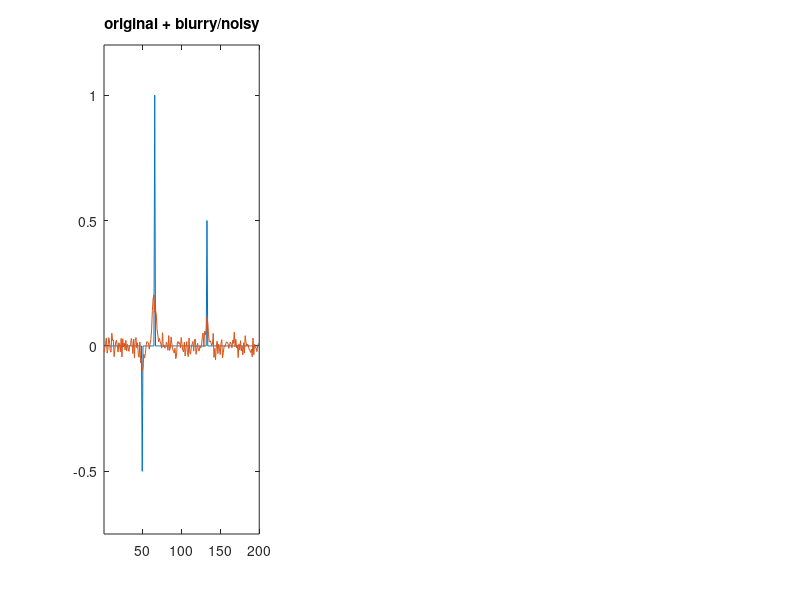

The MATLAB source for this figure: (Note: this script raises an error after producing the figure.)
% Example for sparse deblurring/deconvolution in 1D

%% setup the operator and create some data
% create some sparse signal 
N = 200; 
f = zeros(N,1); 

% create some peaks
f(floor(N/3)) = 1;
f(floor(N/4)) = -0.5;
f(floor(2*N/3)) = 0.5; 

% create a Gaussian blurring operator 
hsize = 40; % kernel size 
sigma = 2.5; % standard deviation of the Gaussian

x = linspace(-hsize/2, hsize/2, hsize);
filt = exp(-x.^2 / (2 * sigma^2));
filt = filt / sum (filt); % normalize

op = @(x) conv(x, filt, 'same');
op_adj = @(x) conv(x, filt, 'same');

% apply to 'f' and add some noise
sigma_noise = 0.025; 
f_noisy = op(f) + sigma_noise * randn(size(f));

% show the original signal and the blurry/noisy data
figure; 
subplot(131); 
plot(f); axis([1,N,-0.75,1.2]); hold on;
plot(f_noisy); 
title('original + blurry/noisy');

%% do a reconstruction using FISTA
alpha = 0.025;
F = @(x) 0.5 * norm(op(x) - f_noisy,2)^2 + alpha*norm(x,1);
gradient = @(x) op_adj(op(x) - f_noisy); 
prox_op = @(x,tau) prox_l1(x, tau*alpha);

u = fista(gradient, prox_op, f_noisy, 1, 'F', F, 'int', 50); 

% show the result 
subplot(132); 
plot(u); axis([1,N,-0.75,1.2]); title('reconstruction');

%% do a debiasing step 
% compute the subgradient
p = -gradient(u) / alpha;

% correct numerical imperfections 
p = shrinkImage(p, -1, 1);

% do the debiasing 
gamma = 100; 
F_deb = @(x) 0.5 * norm(op(x) - f_noisy,2)^2 + gamma*(norm(x,1) - p'*x);
gradient_deb = @(x) op_adj(op(x) - f_noisy); 
prox_op_deb = @(x,tau) prox_l1(x + gamma*tau*p, tau*gamma);

u_deb = fista(gradient_deb, prox_op_deb, f, 1, 'F', F_deb, 'int', 100, 'niter', 10000); 

% show the result 
subplot(133); 
plot(u_deb); axis([1,N,-0.75,1.2]); title('debiased reconstruction');








